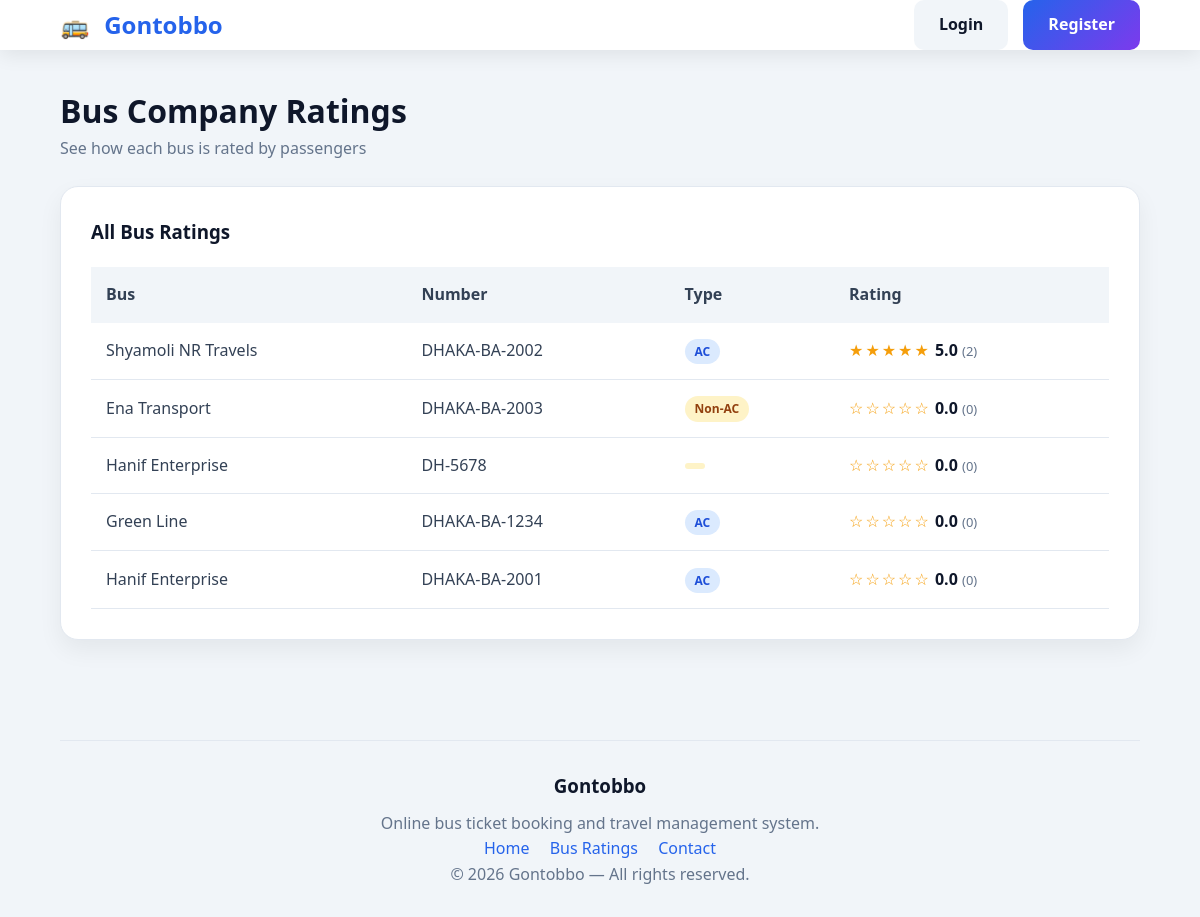
Page /index.php?page=passenger&action=busratings on the earlier database version.
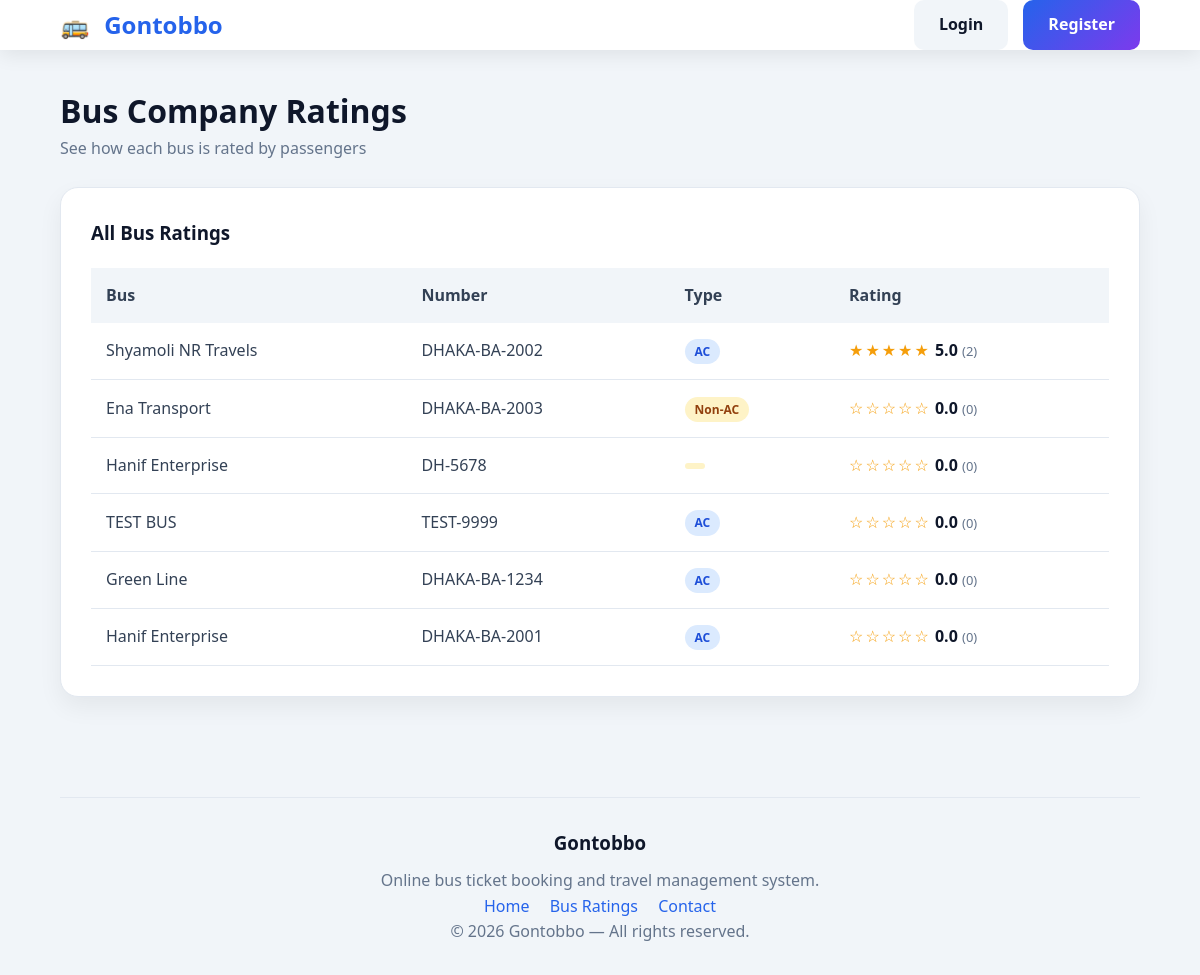
Same page on the later database version.
### tables this page shows
CREATE TABLE `buses` (
  `bus_id` int(11) NOT NULL,
  `bus_number` varchar(30) DEFAULT NULL,
  `name` varchar(100) DEFAULT NULL,
  `type` enum('AC','Non-AC') DEFAULT NULL,
  `total_seats` int(11) DEFAULT NULL,
  `status` enum('active','maintenance') DEFAULT NULL,
  `service_trip_limit` int(11) DEFAULT NULL,
  `trips_since_service` int(11) DEFAULT 0
);

### models/review_model.php (called while the page is built, shortened)
<?php
function get_all_bus_ratings()
{
    global $conn;
    $sql = "
        SELECT
            b.bus_id, b.name AS bus_name, b.bus_number, b.type AS bus_type,
            COALESCE(AVG(rv.rating), 0) AS avg_rating,
            COUNT(rv.review_id) AS review_count
        FROM buses b
        LEFT JOIN reviews rv ON rv.bus_id = b.bus_id
        GROUP BY b.bus_id
        ORDER BY avg_rating DESC, review_count DESC
    ";
    $result = mysqli_query($conn, $sql);
    $ratings = [];
    while ($row = mysqli_fetch_assoc($result)) {
        $ratings[] = $row;
    }
    return $ratings;
}

### views/passenger/busratings.php (the view)
<?php require __DIR__ . '/../partials/header.php'; ?>
<section class="card">
    <h3 class="card-title">All Bus Ratings</h3>
    <?php if (empty($ratings)): ?>
        <p class="muted-text">No buses found.</p>
    <?php else: ?>
        <table class="data-table">
            <thead>
                <tr>
                    <th>Bus</th>
                    <th>Number</th>
                    <th>Type</th>
                    <th>Rating</th>
                </tr>
            </thead>
            <tbody>
                <?php foreach ($ratings as $bus): ?>
                    <tr>
                        <td><?= esc($bus['bus_name']) ?></td>
                        <td><?= esc($bus['bus_number']) ?></td>
                        <td><span class="badge badge-<?= $bus['bus_type'] === 'AC' ? 'ac' : 'nonac' ?>"><?= esc($bus['bus_type']) ?></span></td>
                        <td><?= star_rating_html($bus['avg_rating'], $bus['review_count']) ?></td>
                    </tr>
                <?php endforeach; ?>
            </tbody>
        </table>
    <?php endif; ?>
</section>
<?php require __DIR__ . '/../partials/footer.php'; ?>

### helpers/helpers.php (shortened to what this page needs)
<?php
function esc($value)
{
    return htmlspecialchars(
        (string) ($value ?? ''),
        ENT_QUOTES,
        'UTF-8'
    );
}
function star_rating_html($avg, $count = null)
{
    $avg  = (float) $avg;
    $full = (int) round($avg);
    $html = '<span class="stars" aria-label="' . esc(number_format($avg, 1)) . ' out of 5">';
    for ($i = 1; $i <= 5; $i++) {
        $html .= $i <= $full ? '&#9733;' : '&#9734;';
    }
    $html .= '</span> <span class="rating-number">' . esc(number_format($avg, 1)) . '</span>';
    if ($count !== null) {
        $html .= ' <span class="rating-count">(' . esc($count) . ')</span>';
    }
    return $html;
}

Differences in the rows shown:
added buses: name "TEST BUS", bus_number "TEST-9999", type "AC", review_count "☆☆☆☆☆", avg "0.0", count "0"
